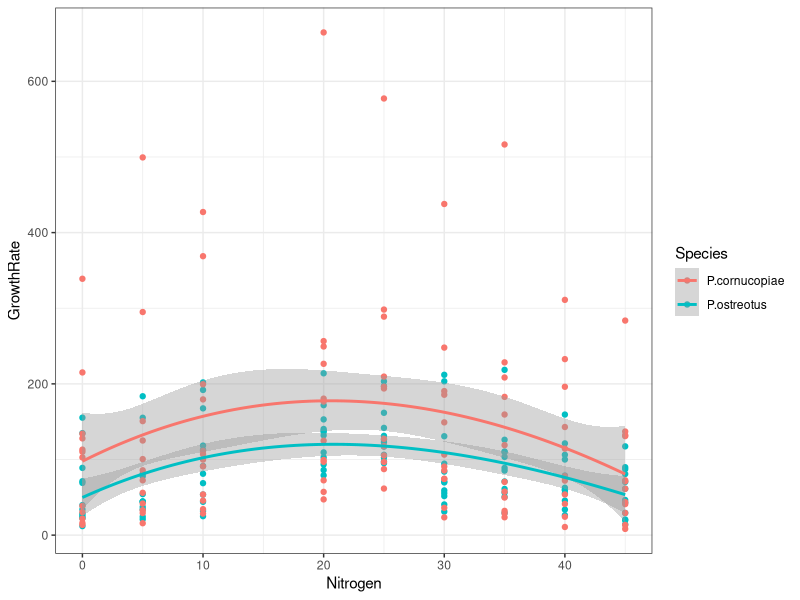
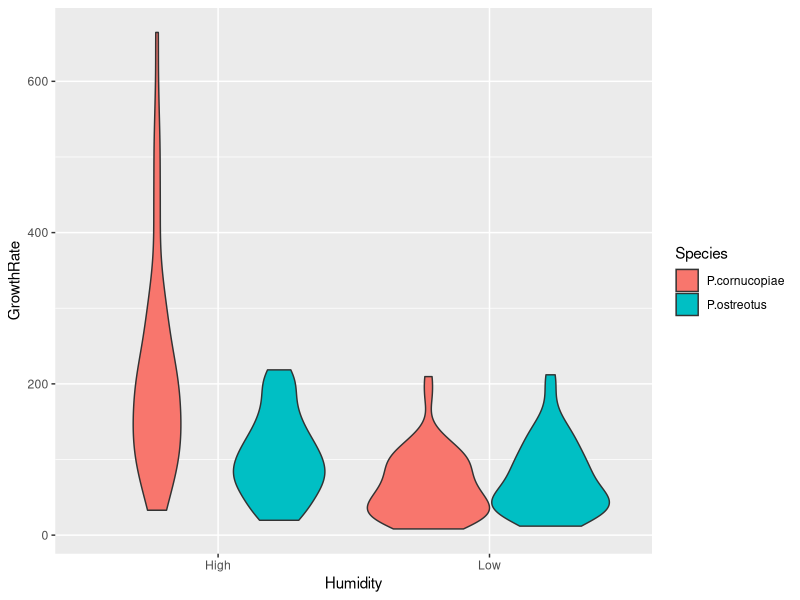

Recreate these plots in R, in order.
## ---- chunk 1
library(tidyverse)
dat <- read_csv("../Data/mushroom_growth.csv")

## ---- chunk 2
glimpse(dat)
## ---- chunk 3
ggplot(dat, aes(x=Nitrogen,y=GrowthRate,color=Species)) +
  geom_point() + geom_smooth(method = "lm", formula = y ~ poly(x,3)) + theme_bw()

## ---- chunk 4
mod1 <- glm(data = dat, GrowthRate ~ (poly(Nitrogen,3) * Species) + Light + Humidity + Temperature)

MASS::stepAIC(mod1)

goodmodel <- glm(GrowthRate ~ poly(Nitrogen, 3) + Species + Light + 
    Humidity + Temperature, data = dat)


## ---- chunk 5
summary(goodmodel)
## ---- chunk 6

ggplot(dat,aes(x=Humidity,y=GrowthRate,fill=Species)) + geom_violin()
